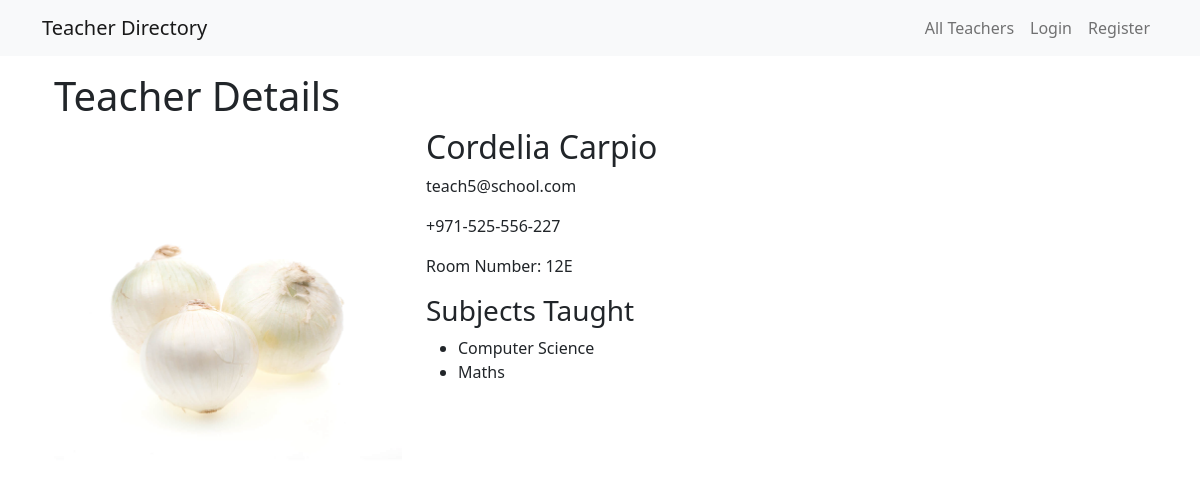
Page /27/ on the committed database.
### teacher/models.py (models this page shows, shortened)
class Teacher(models.Model):
    first_name = models.CharField(max_length=50)
    last_name = models.CharField(max_length=50)
    email = models.EmailField(max_length=255, unique=True)
    phone = models.CharField(max_length=30)
    room_number = models.CharField(max_length=5)
    profile_image = models.ImageField(upload_to='teacher_profile_images', blank=True)
    subjects_taught = models.ManyToManyField(Subject, related_name='teachers')

class Subject(models.Model):
    name = models.CharField(max_length=255)

### teacher/views.py (the view)
# urls.py: path('<int:teacher_id>/', views.teacher_details, name='view_teacher_details'),
def teacher_details(request, teacher_id):
    teacher = models.Teacher.objects.get(id=teacher_id)
    context = {
        'teacher': teacher,
    }
    return render(request, 'teacher/detailed_teacher.html', context=context)

### teacher/templates/teacher/detailed_teacher.html
{% extends 'base.html' %}
{% block content %}
    {% load static %}
    <div class="container">
        <div class="row">
            <div class="col-md-12">
                <h1>Teacher Details</h1>
            </div>
        </div>
        <div class="row">
            <div class="col-md-12">
                <div class="teacher_details">
                    <div class="row">
                        <div class="col-md-4">
                            <div class="teacher_image">
                                {% if teacher.profile_image %}
                                <img
                                    src="{{ teacher.profile_image.url }}"
                                    alt="{{ teacher.first_name }} {{ teacher.last_name }}">
                                {% else %}
                                <img
                                    src="{% static 'images/default_image.jpg' %}"
                                    alt="{{ teacher.first_name }} {{ teacher.last_name }}">
                                {% endif %}
                            </div>
                        </div>
                        <div class="col-md-8">
                            <div class="teacher_details_info">
                                <h2>{{ teacher.first_name }} {{ teacher.last_name }}</h2>
                                <p>{{ teacher.email }}</p>
                                <p>{{ teacher.phone }}</p>
                                <p>Room Number: {{ teacher.room_number }}</p>
                                <h3>Subjects Taught</h3>
                                <ul>
                                    {% for subject in teacher.subjects_taught.all %}
                                        <li class="subject-item">{{ subject.name }}</li>
                                    {% endfor %}
                                </ul>
                            </div>
                        </div>
                    </div>
                </div>
            </div>
        </div>
    </div>
{% endblock %}

### teacher/static/css/layout.css (style rules this page uses)
.teacher_image { width: 100%; height: 100%; }
.teacher_image img { width: 100%; object-fit: cover; }
.subject-item { text-transform: capitalize; }

### rows in the picture
Teacher: profile_image (picture), first_name "Cordelia", last_name "Carpio", email "teach5@school.com", phone "+971-525-556-227", room_number "12E"
Subject: name "Computer Science"
Subject: name "Maths"
